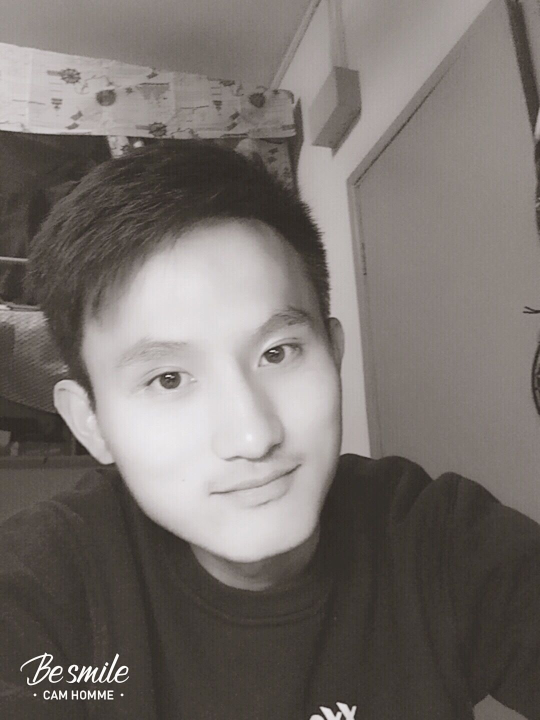
#> input picture src/homework/me.jpg, 1080 x 1440 px (shown at 1/2 size)
$ python Test03.py
#> lines starting #> are read from the running program, lines starting #| are printed output that depends on the picture; after the words box and inside, x2 and y2 are one past the last pixel; in counts of white or black regions, pixels touching at a corner belong together
import cv2
import numpy as np

img = cv2.pyrDown(cv2.imread("me.jpg", cv2.IMREAD_UNCHANGED))
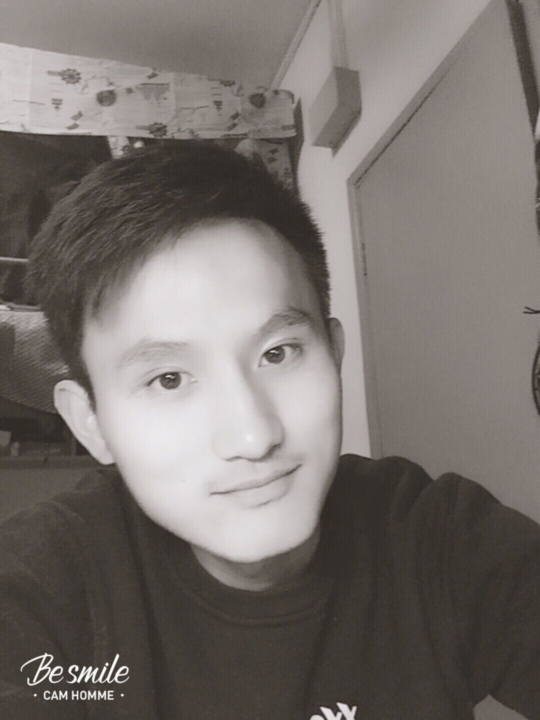
#> img: shape (720, 540, 3); mean B, G, R 108.9, 113, 119.2
# threshold 函数对图像进行二化值处理，由于处理后图像对原图像有所变化，因此img.copy()生成新的图像，cv2.THRESH_BINARY是二化值
ret, thresh = cv2.threshold(cv2.cvtColor(img.copy(), cv2.COLOR_BGR2GRAY), 127, 255, cv2.THRESH_BINARY)
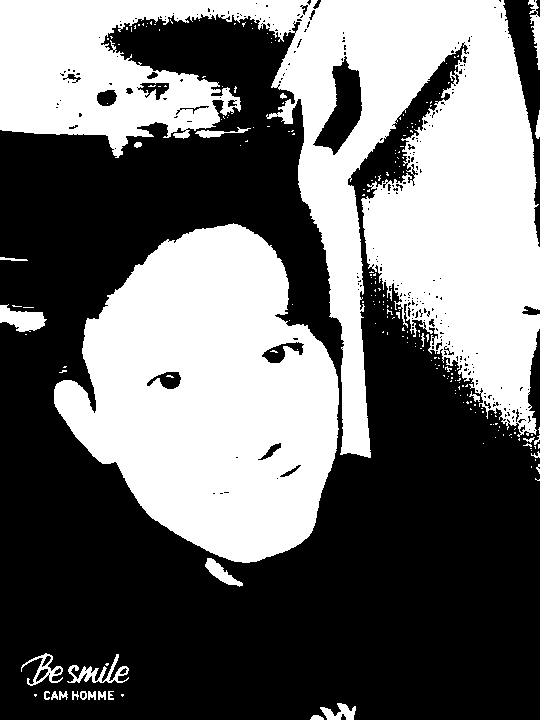
#> thresh: shape (720, 540); 43% white; 221 white regions (193 under 20 px)
# findContours函数查找图像里的图形轮廓
# 函数参数thresh是图像对象
# 层次类型，参数cv2.RETR_EXTERNAL是获取最外层轮廓，cv2.RETR_TREE是获取轮廓的整体结构
# 轮廓逼近方法
# 输出的返回值，image是原图像、contours是图像的轮廓、hier是层次类型
contours, hier = cv2.findContours(thresh, cv2.RETR_EXTERNAL, cv2.CHAIN_APPROX_SIMPLE)
#> contours = 214 contours, 195 with area under 20; largest, box (x1, y1, x2, y2) and area: (0, 0, 540, 458) 100580, (54, 223, 339, 563) 64444, (0, 304, 47, 332) 702, (21, 653, 63, 686) 441, (67, 654, 129, 683) 438

for c in contours:
    # 轮廓绘制方法一
    # boundingRect函数计算边框值，x，y是坐标值，w，h是矩形的宽和高
    x, y, w, h = cv2.boundingRect(c)
    # 在img图像画出矩形，(x, y), (x + w, y + h)是矩形坐标，(0, 255, 0)设置通道颜色，2是设置线条粗度
    cv2.rectangle(img, (x, y), (x + w, y + h), (0, 255, 0), 2)

    # 轮廓绘制方法二
    # 查找最小区域
    rect = cv2.minAreaRect(c)
    # 计算最小面积矩形的坐标
    box = cv2.boxPoints(rect)
    # 将坐标规范化为整数
    box = np.int0(box)
    # 绘制矩形
    cv2.drawContours(img, [box], 0, (0, 0, 255), 3)

    # 轮廓绘制方法三
    # 圆心坐标和半径的计算
    (x, y), radius = cv2.minEnclosingCircle(c)
    # 规范化为整数
    center = (int(x), int(y))
    radius = int(radius)
    # 勾画圆形区域
    img = cv2.circle(img, center, radius, (0, 255, 0), 2)
#> this loop made 214 passes
#> (w, h, rect, box, radius, center) on passes 1 to 3: (14, 5, ((316.5, 717), (4, 13), -90), [[323, 719], [310, 719], [310, 715], [323, 715]], 6, (316, 718)), (36, 17, ((337.5, 711), (16, 35), -90), [[355, 719], [320, 719], [320, 703], [355, 703]], 17, (337, 709)), (3, 3, ((122, 695), (2, 2), -90), [[123, 696], [121, 696], [121, 694], [123, 694]], 1, (122, 694))
#> pass 2, `img = cv2.circle(img, center, radius, (0, 255, 0), 2)`:
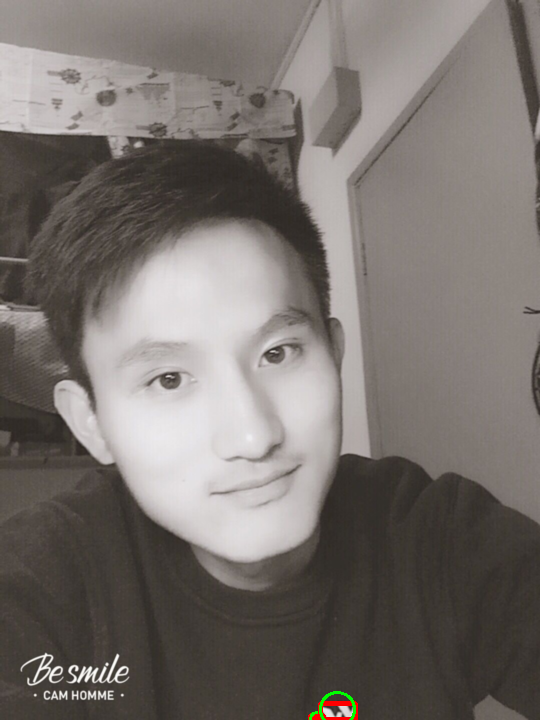
#> img: shape (720, 540, 3); mean B, G, R 108.8, 113, 119.3
#> after the loop:
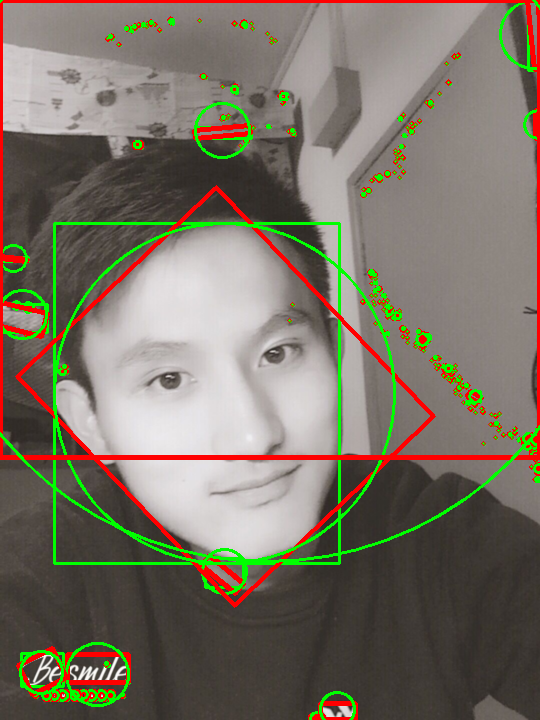
#> img: shape (720, 540, 3); mean B, G, R 100.8, 114.3, 121.6

# # 轮廓绘制方法四
# 围绕图形勾画蓝色线条
cv2.drawContours(img, contours, -1, (255, 0, 0), 2)
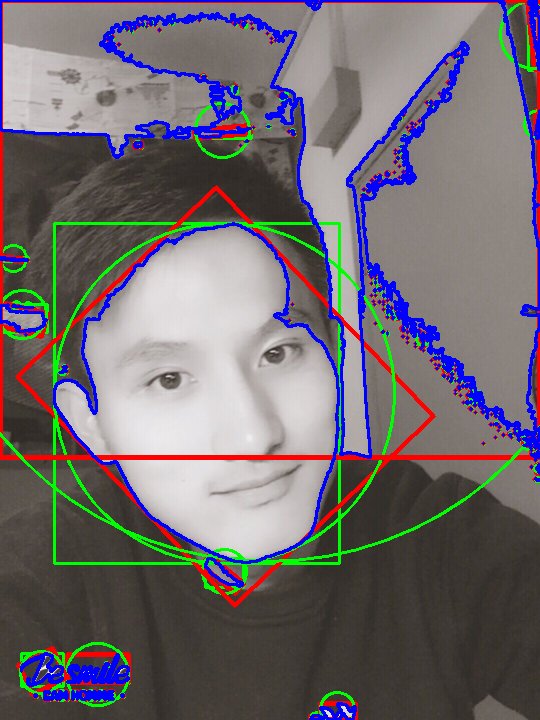
#> img: shape (720, 540, 3); 6.48% of pixels changed, all inside (x1, y1, x2, y2) = (0, 0, 540, 720)
# 显示图像
cv2.imshow("contours", img)
cv2.waitKey()
cv2.destroyAllWindows()

$ run again, with src/homework/qi.jpg copied over src/homework/me.jpg
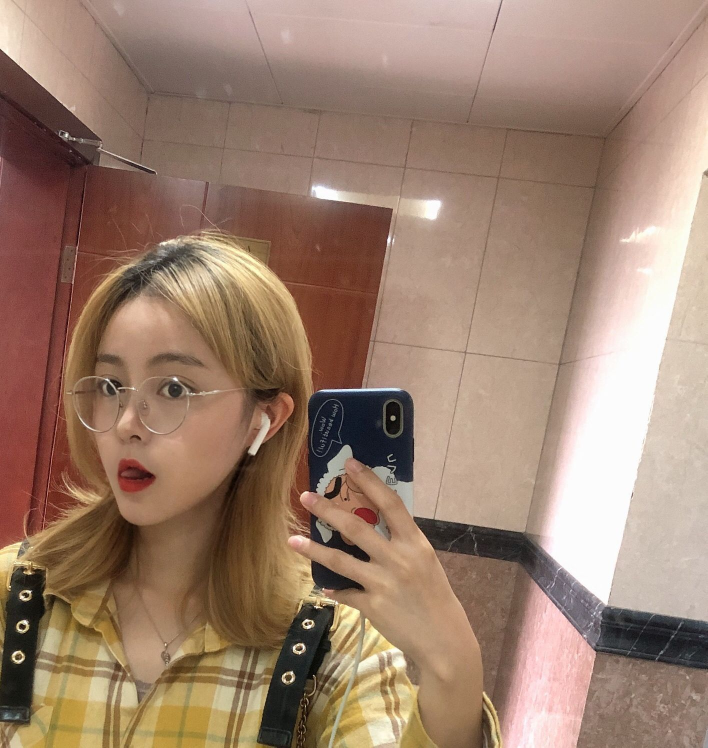
#> input picture src/homework/qi.jpg, 1415 x 1495 px (shown at 1/2 size)
#> `ret, thresh = cv2.threshold(cv2.cvtColor(img.copy(), cv2.COLOR_BGR2GRA..`:
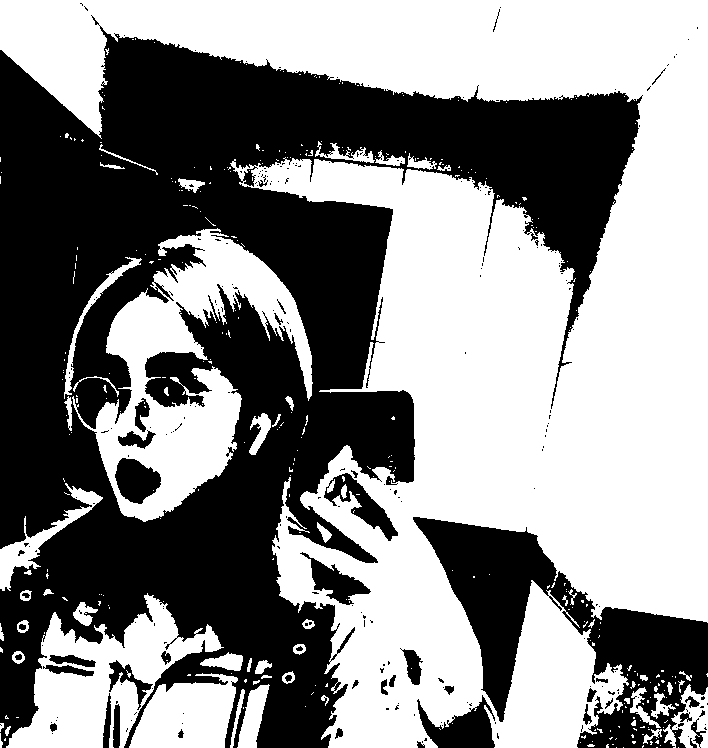
#> thresh: shape (748, 708); 53.9% white; 251 black regions (207 under 20 px)
#> contours = 333 contours, 290 with area under 20; largest, box (x1, y1, x2, y2) and area: (0, 0, 708, 748) 229872, (72, 228, 313, 522) 26621, (6, 593, 224, 748) 14671, (129, 673, 238, 748) 5578, (0, 483, 103, 591) 1925
#> the loop `for c in contours:` made 333 passes
#> (w, h, rect, box, radius) on passes 1 to 3: (1, 1, ((678, 747), (0, 0), -90), [[678, 747], [678, 747], [678, 747], [678, 747]], 0), (2, 1, ((656.5, 747), (0, 1), -90), [[657, 747], [656, 747], [656, 747], [657, 747]], 0), (1, 1, ((623, 747), (0, 0), -90), [[623, 747], [623, 747], [623, 747], [623, 747]], 0)
#> `cv2.drawContours(img, contours, -1, (255, 0, 0), 2)`:
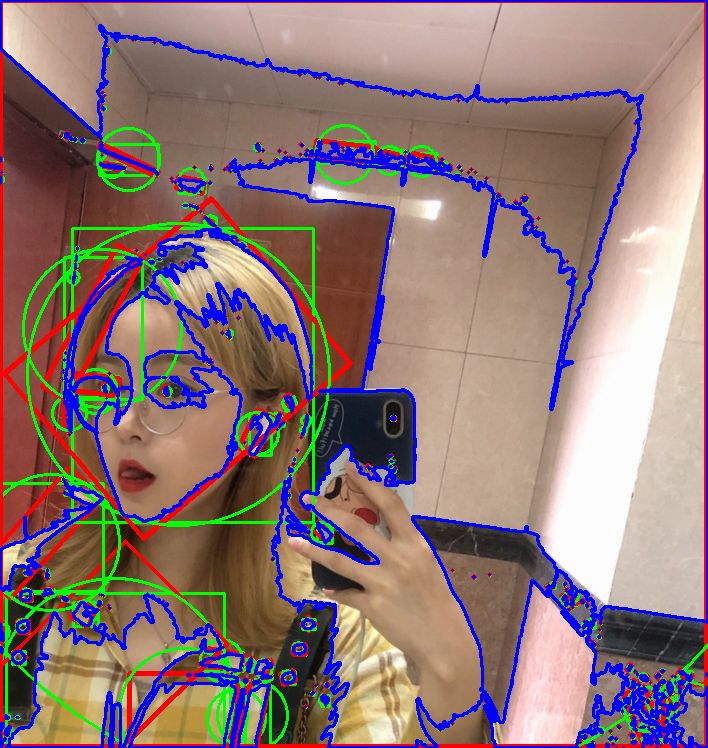
#> img: shape (748, 708, 3); mean B, G, R 118.5, 118.7, 141.9
